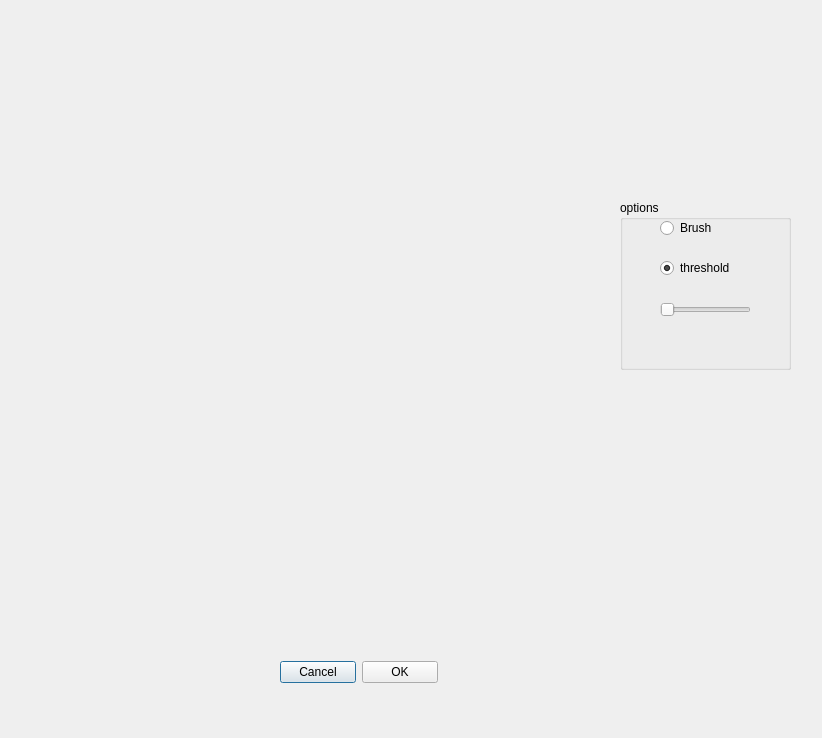
<?xml version="1.0" encoding="UTF-8"?>
<ui version="4.0">
 <class>Dialog</class>
 <widget class="QDialog" name="Dialog">
  <property name="geometry">
   <rect>
    <x>0</x>
    <y>0</y>
    <width>822</width>
    <height>738</height>
   </rect>
  </property>
  <property name="windowTitle">
   <string>Dialog</string>
  </property>
  <widget class="QWidget" name="layoutWidget">
   <property name="geometry">
    <rect>
     <x>280</x>
     <y>660</y>
     <width>158</width>
     <height>25</height>
    </rect>
   </property>
   <layout class="QHBoxLayout">
    <property name="spacing">
     <number>6</number>
    </property>
    <property name="margin">
     <number>0</number>
    </property>
    <item>
     <widget class="QPushButton" name="cancelButton">
      <property name="text">
       <string>Cancel</string>
      </property>
     </widget>
    </item>
    <item>
     <widget class="QPushButton" name="okButton">
      <property name="text">
       <string>OK</string>
      </property>
     </widget>
    </item>
   </layout>
  </widget>
  <widget class="InteractiveImageLabel" name="label">
   <property name="geometry">
    <rect>
     <x>170</x>
     <y>80</y>
     <width>411</width>
     <height>471</height>
    </rect>
   </property>
   <property name="mouseTracking">
    <bool>false</bool>
   </property>
   <property name="text">
    <string/>
   </property>
  </widget>
  <widget class="QGroupBox" name="groupBox">
   <property name="geometry">
    <rect>
     <x>620</x>
     <y>200</y>
     <width>171</width>
     <height>170</height>
    </rect>
   </property>
   <property name="title">
    <string>options</string>
   </property>
   <widget class="QRadioButton" name="BrushRadioButton">
    <property name="geometry">
     <rect>
      <x>40</x>
      <y>20</y>
      <width>53</width>
      <height>16</height>
     </rect>
    </property>
    <property name="text">
     <string>Brush</string>
    </property>
   </widget>
   <widget class="QRadioButton" name="thresholdRadioButton">
    <property name="geometry">
     <rect>
      <x>40</x>
      <y>60</y>
      <width>77</width>
      <height>16</height>
     </rect>
    </property>
    <property name="text">
     <string>threshold</string>
    </property>
    <property name="checked">
     <bool>true</bool>
    </property>
   </widget>
   <widget class="QSlider" name="threshSlider">
    <property name="geometry">
     <rect>
      <x>40</x>
      <y>100</y>
      <width>91</width>
      <height>19</height>
     </rect>
    </property>
    <property name="orientation">
     <enum>Qt::Horizontal</enum>
    </property>
   </widget>
   <widget class="QLabel" name="thresholdLabel">
    <property name="geometry">
     <rect>
      <x>50</x>
      <y>130</y>
      <width>71</width>
      <height>20</height>
     </rect>
    </property>
    <property name="text">
     <string/>
    </property>
   </widget>
  </widget>
 </widget>
 <customwidgets>
  <customwidget>
   <class>InteractiveImageLabel</class>
   <extends>QLabel</extends>
   <header location="global">InteractiveImageLabel.h</header>
  </customwidget>
 </customwidgets>
 <resources/>
 <connections/>
</ui>
